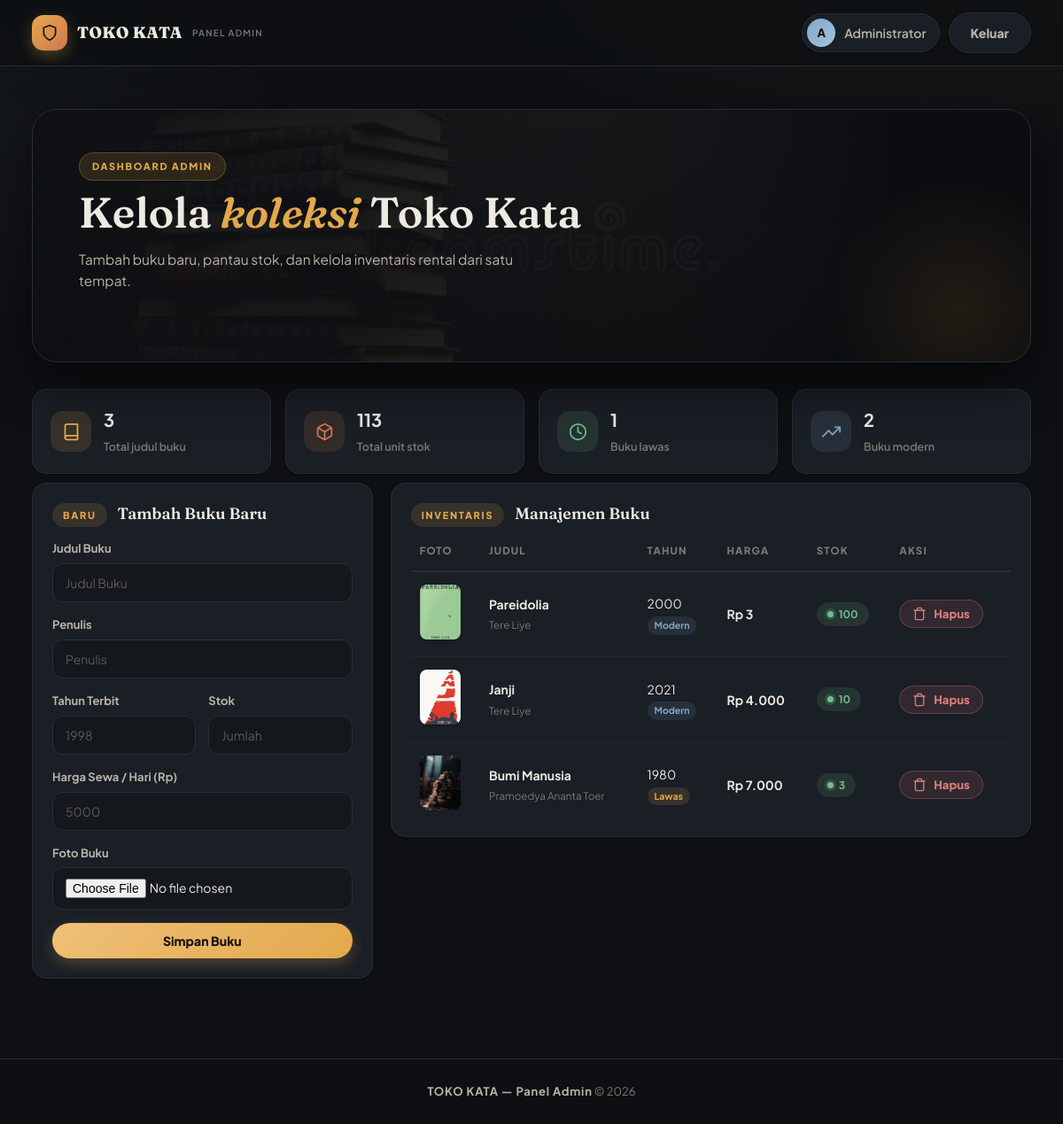
The app's page /rental/admin_dashboard.php (signed in) with its own data.
### tables this page shows
CREATE TABLE `buku` (
  `id` int(11) NOT NULL,
  `judul` varchar(150) NOT NULL,
  `penulis` varchar(100) NOT NULL,
  `tahun_terbit` int(11) NOT NULL,
  `stok` int(11) NOT NULL DEFAULT 0,
  `harga_sewa_per_hari` decimal(10,2) NOT NULL DEFAULT 0.00,
  `foto_buku` varchar(255) DEFAULT NULL,
  `created_at` timestamp NOT NULL DEFAULT current_timestamp()
);

### rental/functions.php (called while the page is built, shortened)
<?php
function e($string) {
    return htmlspecialchars((string)$string, ENT_QUOTES, 'UTF-8');
}
?>

### rental/admin_dashboard.php (the view, shortened to what this page needs)
<?php
require 'config.php';
require 'functions.php';
$buku = $conn->query("SELECT * FROM buku ORDER BY id DESC");
?>
<!DOCTYPE html>
<html lang="id">
<head>
    <link rel="stylesheet" href="style.css">
</head>
<body>
    <nav class="navbar">
        <div class="navbar-inner">
            <span class="brand">
                <span class="brand-logo"><svg class="ic" viewBox="0 0 24 24"><path d="M12 22s8-4 8-10V5l-8-3-8 3v7c0 6 8 10 8 10z"/></svg></span>
                TOKO KATA <small>panel admin</small>
            </span>
            <div class="navbar-actions">
                <span class="user-chip">
                    <span class="avatar" style="background: linear-gradient(135deg, var(--sky), #A5C4E0);">A</span>
                    <span><?= e($_SESSION['nama']) ?></span>
                </span>
                <a href="logout.php" class="btn btn-outline">Keluar</a>
            </div>
        </div>
    </nav>
    <div class="container">
        <div class="hero">
            <span class="eyebrow">Dashboard Admin</span>
            <h1>Kelola <em>koleksi</em> Toko Kata</h1>
            <p class="lead">Tambah buku baru, pantau stok, dan kelola inventaris rental dari satu tempat.</p>
        </div>
        <?php
            $total_judul = 0; $total_stok = 0; $lawas = 0; $modern = 0;
            if ($buku) {
                $total_judul = $buku->num_rows;
                while ($r = $buku->fetch_assoc()) {
                    $total_stok += (int)$r['stok'];
                    ((int)$r['tahun_terbit'] >= 2000 ? $modern++ : $lawas++);
                }
                $buku->data_seek(0);
            }
        ?>
        <div class="stats">
            <div class="stat-card">
                <span class="stat-icon gold"><svg class="ic" viewBox="0 0 24 24"><path d="M4 19.5A2.5 2.5 0 0 1 6.5 17H20"/><path d="M6.5 2H20v20H6.5A2.5 2.5 0 0 1 4 19.5v-15A2.5 2.5 0 0 1 6.5 2z"/></svg></span>
                <div><strong><?= $total_judul ?></strong><span>Total judul buku</span></div>
            </div>
            <div class="stat-card">
                <span class="stat-icon terra"><svg class="ic" viewBox="0 0 24 24"><path d="M21 16V8a2 2 0 0 0-1-1.73l-7-4a2 2 0 0 0-2 0l-7 4A2 2 0 0 0 3 8v8a2 2 0 0 0 1 1.73l7 4a2 2 0 0 0 2 0l7-4A2 2 0 0 0 21 16z"/><polyline points="3.27 6.96 12 12.01 20.73 6.96"/><line x1="12" y1="22.08" x2="12" y2="12"/></svg></span>
                <div><strong><?= $total_stok ?></strong><span>Total unit stok</span></div>
            </div>
            <div class="stat-card">
                <span class="stat-icon sage"><svg class="ic" viewBox="0 0 24 24"><circle cx="12" cy="12" r="10"/><polyline points="12 6 12 12 16 14"/></svg></span>
                <div><strong><?= $lawas ?></strong><span>Buku lawas</span></div>
            </div>
            <div class="stat-card">
                <span class="stat-icon sky"><svg class="ic" viewBox="0 0 24 24"><polyline points="23 6 13.5 15.5 8.5 10.5 1 18"/><polyline points="17 6 23 6 23 12"/></svg></span>
                <div><strong><?= $modern ?></strong><span>Buku modern</span></div>
            </div>
        </div>
        <div style="display: flex; gap: 20px; flex-wrap: wrap; margin-top: 10px; align-items: flex-start;">
            <div class="card" style="flex: 1; min-width: 300px; text-align: left;">
                <div class="section-head" style="margin: 0 0 14px;">
                    <span class="eyebrow">Baru</span>
                    <div><h3 style="font-size: 18px;">Tambah Buku Baru</h3></div>
                </div>
                <form method="POST" enctype="multipart/form-data">
                    <label>Judul Buku</label>
                    <input type="text" name="judul" placeholder="Judul Buku" required>
                    <label>Penulis</label>
                    <input type="text" name="penulis" placeholder="Penulis" required>
                    <div style="display: grid; grid-template-columns: 1fr 1fr; gap: 0 14px;">
                        <div>
                            <label>Tahun Terbit</label>
                            <input type="number" name="tahun_terbit" placeholder="1998" min="1800" max="2100" required>
                        </div>
                        <div>
                            <label>Stok</label>
                            <input type="number" name="stok" placeholder="Jumlah" min="0" required>
                        </div>
                    </div>
                    <label>Harga Sewa / Hari (Rp)</label>
                    <input type="number" name="harga" placeholder="5000" min="0" step="0.01" required>
                    <label>Foto Buku</label>
                    <input type="file" name="foto_buku" accept="image/*" required>
                    <button type="submit" name="tambah_buku" class="btn" style="width: 100%;">Simpan Buku</button>
                </form>
            </div>
            <div class="card" style="flex: 2; min-width: 320px; text-align: left; padding: 10px 22px;">
                <div class="section-head" style="margin: 12px 0 6px;">
                    <span class="eyebrow">Inventaris</span>
                    <div><h3 style="font-size: 18px;">Manajemen Buku</h3></div>
                </div>
                <div class="table-wrap">
                    <table>
                        <thead>
                            <tr>
                                <th>Foto</th>
                                <th>Judul</th>
                                <th>Tahun</th>
                                <th>Harga</th>
                                <th>Stok</th>
                                <th>Aksi</th>
                            </tr>
                        </thead>
                        <tbody>
                        <?php if ($buku): while ($row = $buku->fetch_assoc()):
                            $s = (int)$row['stok'];
                        ?>
                        <tr>
                            <td>
                                <?php if (!empty($row['foto_buku']) && file_exists($row['foto_buku'])): ?>
                                    <img src="<?= e($row['foto_buku']) ?>" alt="<?= e($row['judul']) ?>" style="width: 46px; height: 62px; object-fit: cover; border-radius: 8px; box-shadow: var(--shadow-sm);">
                                <?php else: ?>
                                    <img src="assets/cover-default.jpg" alt="Sampul buku" style="width: 46px; height: 62px; object-fit: cover; border-radius: 8px;">
                                <?php endif; ?>
                            </td>
                            <td><strong><?= e($row['judul']) ?></strong><br><small class="text-muted"><?= e($row['penulis']) ?></small></td>
                            <td>
                                <?= e($row['tahun_terbit']) ?><br>
                                <span class="badge <?= (int)$row['tahun_terbit'] >= 2000 ? 'info' : 'warn' ?>" style="font-size: 10.5px; padding: 2px 8px;">
                                    <?= (int)$row['tahun_terbit'] >= 2000 ? 'Modern' : 'Lawas' ?>
                                </span>
                            </td>
                            <td><strong>Rp <?= number_format((float)$row['harga_sewa_per_hari'], 0, ',', '.') ?></strong></td>
                            <td>
                                <span class="badge <?= $s === 0 ? 'muted' : ($s <= 2 ? 'warn' : 'ok') ?>">
                                    <span class="dot <?= $s === 0 ? 'out' : ($s <= 2 ? 'low' : 'ok') ?>" style="width:7px;height:7px;"></span>
                                    <?= $s ?>
                                </span>
                            </td>
                            <td>
                                <form method="POST" action="hapus_buku.php" onsubmit="return confirm('Yakin hapus buku ini?');" style="margin: 0;">
                                    <button type="submit" class="btn btn-danger"><svg class="ic" viewBox="0 0 24 24"><polyline points="3 6 5 6 21 6"/><path d="M19 6v14a2 2 0 0 1-2 2H7a2 2 0 0 1-2-2V6m3 0V4a2 2 0 0 1 2-2h4a2 2 0 0 1 2 2v2"/></svg> Hapus</button>
                                </form>
                            </td>
                        </tr>
                        <?php endwhile; endif; ?>
                        </tbody>
                    </table>
                </div>
            </div>
        </div>
    </div>
    <footer class="footer">
        <strong>TOKO KATA — Panel Admin</strong> &copy; <?= date('Y') ?>
    </footer>
</body>
</html>

### records on screen
buku: foto_buku (picture), judul "Pareidolia", penulis "Tere Liye", tahun_terbit "2000", shows "Modern", harga_sewa_per_hari "3", stok "100"
buku: foto_buku (picture), judul "Janji", penulis "Tere Liye", tahun_terbit "2021", shows "Modern", harga_sewa_per_hari "4.000", stok "10"
buku: judul "Bumi Manusia", penulis "Pramoedya Ananta Toer", tahun_terbit "1980", shows "Lawas", harga_sewa_per_hari "7.000", stok "3"

### other values on screen
$_SESSION['nama'] "Administrator"
$total_judul "3"
$total_stok "113"
$lawas "1"
$modern "2"
